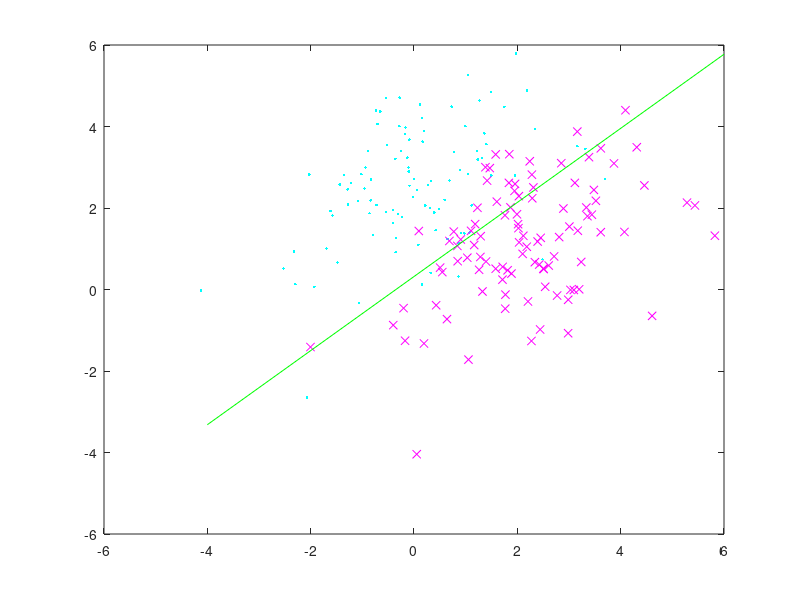

This chart was generated by the following MATLAB code:
N = 100;
C = [2 1; 1 2]
A = chol(C)
X = randn(100,2);
m1 = [0 2];
m2 = [1.5 0];
X1 = X + kron(ones(N,1), m1);
X2 = X1*A;
Y1 = X + kron(ones(N,1), m2);
Y2 = Y1*A;
C1 = C^(-1);
w = 2*C1*(m2-m1)';
b = m1*C1*m1' - m2*C1*m2';
a1 = w(1);
b1 = w(2);
c1 = b
x1 = -4
y1 = (-c1-a1*x1)/b1
x2 = 6
y2 = (-c1-a1*x2)/b1
plot(X2(:,1),X2(:,2),'c.',Y2(:,1),Y2(:,2),'mx');
hold on;
plot([x1 x2],[y1 y2],'g');

